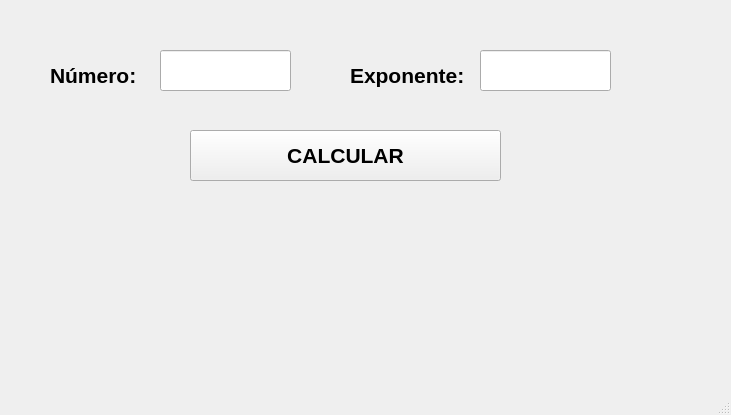
<?xml version="1.0" encoding="UTF-8"?>
<ui version="4.0">
 <class>MainWindow</class>
 <widget class="QMainWindow" name="MainWindow">
  <property name="geometry">
   <rect>
    <x>0</x>
    <y>0</y>
    <width>731</width>
    <height>415</height>
   </rect>
  </property>
  <property name="windowTitle">
   <string>MainWindow</string>
  </property>
  <widget class="QWidget" name="centralwidget">
   <widget class="QLabel" name="label">
    <property name="geometry">
     <rect>
      <x>50</x>
      <y>60</y>
      <width>101</width>
      <height>31</height>
     </rect>
    </property>
    <property name="font">
     <font>
      <pointsize>16</pointsize>
      <weight>75</weight>
      <bold>true</bold>
     </font>
    </property>
    <property name="text">
     <string>Número:</string>
    </property>
   </widget>
   <widget class="QLineEdit" name="lineEdit">
    <property name="geometry">
     <rect>
      <x>160</x>
      <y>50</y>
      <width>131</width>
      <height>41</height>
     </rect>
    </property>
   </widget>
   <widget class="QPushButton" name="pushButton">
    <property name="geometry">
     <rect>
      <x>190</x>
      <y>130</y>
      <width>311</width>
      <height>51</height>
     </rect>
    </property>
    <property name="font">
     <font>
      <pointsize>16</pointsize>
      <weight>75</weight>
      <bold>true</bold>
     </font>
    </property>
    <property name="text">
     <string>CALCULAR</string>
    </property>
   </widget>
   <widget class="QLabel" name="label_2">
    <property name="geometry">
     <rect>
      <x>350</x>
      <y>60</y>
      <width>121</width>
      <height>31</height>
     </rect>
    </property>
    <property name="font">
     <font>
      <pointsize>16</pointsize>
      <weight>75</weight>
      <bold>true</bold>
     </font>
    </property>
    <property name="text">
     <string>Exponente:</string>
    </property>
   </widget>
   <widget class="QLineEdit" name="lineEdit_2">
    <property name="geometry">
     <rect>
      <x>480</x>
      <y>50</y>
      <width>131</width>
      <height>41</height>
     </rect>
    </property>
    <property name="text">
     <string/>
    </property>
   </widget>
  </widget>
  <widget class="QMenuBar" name="menubar">
   <property name="geometry">
    <rect>
     <x>0</x>
     <y>0</y>
     <width>731</width>
     <height>22</height>
    </rect>
   </property>
  </widget>
  <widget class="QStatusBar" name="statusbar"/>
 </widget>
 <resources/>
 <connections/>
</ui>
